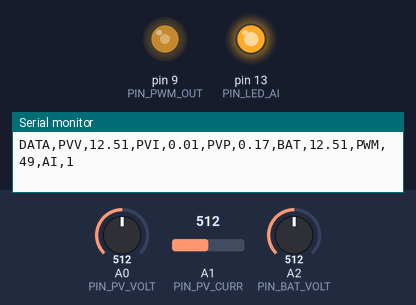
A sketch run on a simulated Arduino Uno, built with avr-gcc and run on an emulated ATmega328P. Shown: output pins drawn as LEDs (lit = HIGH), the last lines printed to the serial monitor. Inputs (shaded band) come from the test bench; at power-on: A0 (PIN_PV_VOLT) = 512, A1 (PIN_PV_CURR) = 512, A2 (PIN_BAT_VOLT) = 512.

Above: at 1.2 s.
1.3 s: A0 (PIN_PV_VOLT) set to 716
At 2.1 s:
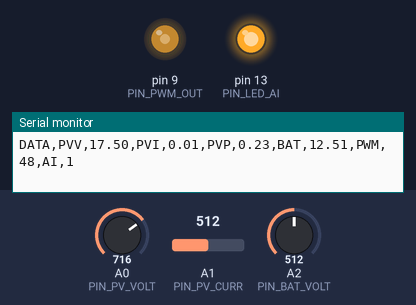
2.8 s: A0 (PIN_PV_VOLT) set to 900
At 31.1 s:
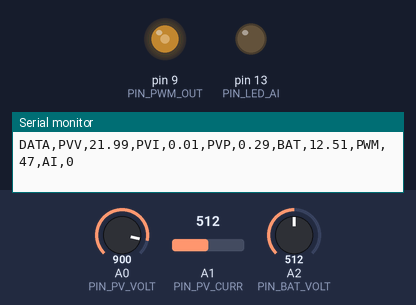
Timing chart, 0 to 31.5 s (numbered marks = the images above; inputs shaded):
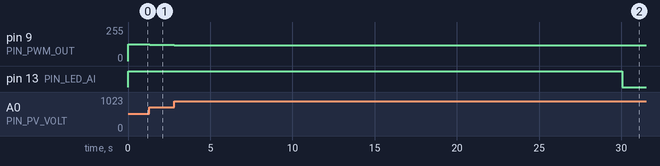

Measured:
- after the input at 1.3 s, pin 9 (PIN_PWM_OUT): 125/255 → 122/255 at once
- after the input at 2.8 s, pin 9 (PIN_PWM_OUT): 122/255 → 120/255 at once

The sketch:

code.ino
```cpp
#include <TimerOne.h>

// ==========================================
// PIN DEFINITIONS
// ==========================================
#define PIN_PV_VOLT    A0
#define PIN_PV_CURR    A1
#define PIN_BAT_VOLT   A2
#define PIN_PWM_OUT    9   // Timer1 PWM pin (50kHz capable)
#define PIN_LED_AI     13  // Onboard LED indicates AI active mode

// ==========================================
// CALIBRATION & CONSTANTS
// ==========================================
const float V_REF          = 5.0;
const float ADC_RES        = 1023.0;
const float VOLTAGE_DIVIDER = 5.0;  // Adjust based on physical resistor network ratio
const float CURRENT_SENS    = 0.185; // Sensitivity for ACS712-05B (185mV/A)

const uint16_t PWM_PERIOD_US = 20;   // 20us = 50 kHz switching frequency
const int PWM_MIN            = 10;   // 10% min duty cycle limit
const int PWM_MAX            = 90;   // 90% max duty cycle limit
const int PWM_STEP           = 1;    // Perturb step size

const uint32_t AI_TIMEOUT_MS = 30000; // 30s watchdog threshold

// ==========================================
// STATE VARIABLES
// ==========================================
float pv_voltage  = 0.0;
float pv_current  = 0.0;
float pv_power    = 0.0;
float prev_power  = 0.0;
float prev_volts  = 0.0;
float bat_voltage = 0.0;

int pwm_duty = 50;  // Start at 50% duty cycle

float ai_target_vmpp = 0.0;
uint32_t last_ai_message = 0;
bool ai_mode_active = false;

void readSensors();
void processSerialCommands();
void runMPPTControl();
void sendTelemetry();

void setup() {
  Serial.begin(9600); // Hardware UART link to ESP32
  pinMode(PIN_LED_AI, OUTPUT);
  digitalWrite(PIN_LED_AI, LOW);

  // Configure 50kHz PWM on Pin 9 using TimerOne
  Timer1.initialize(PWM_PERIOD_US);
  Timer1.pwm(PIN_PWM_OUT, map(pwm_duty, 0, 100, 0, 1023));
}

void loop() {
  readSensors();
  processSerialCommands();

  // Check AI Watchdog Status
  if (millis() - last_ai_message > AI_TIMEOUT_MS) {
    ai_mode_active = false;
    digitalWrite(PIN_LED_AI, LOW); // LED OFF = Standalone Fallback
  } else {
    ai_mode_active = true;
    digitalWrite(PIN_LED_AI, HIGH); // LED ON = AI Guided
  }

  runMPPTControl();
  sendTelemetry();
  delay(100); // 10Hz control loop
}

void readSensors() {
  // Read Analog Sensors
  float raw_pv_v = analogRead(PIN_PV_VOLT);
  float raw_pv_i = analogRead(PIN_PV_CURR);
  float raw_bat  = analogRead(PIN_BAT_VOLT);

  // Convert ADC values to real voltages/currents
  pv_voltage  = (raw_pv_v * V_REF / ADC_RES) * VOLTAGE_DIVIDER;
  bat_voltage = (raw_bat * V_REF / ADC_RES) * VOLTAGE_DIVIDER;

  // ACS712 Current sensor formula centered around VREF/2 (2.5V)
  float raw_curr_volts = (raw_pv_i * V_REF / ADC_RES);
  pv_current  = abs(raw_curr_volts - 2.5) / CURRENT_SENS;

  pv_power = pv_voltage * pv_current;
}

void processSerialCommands() {
  while (Serial.available() > 0) {
    String command = Serial.readStringUntil('\n');
    command.trim();

    if (command.startsWith("VMPP:")) {
      float val = command.substring(5).toFloat();
      if (val > 5.0 && val < 30.0) { // Basic safety bounds check
        ai_target_vmpp = val;
        last_ai_message = millis();
      }
    }
  }
}

void runMPPTControl() {
  if (ai_mode_active && ai_target_vmpp > 0.0) {
    // ----------------------------------------------------
    // AI-Guided Adaptive Tracking: Adjust PWM toward Target VMPP
    // ----------------------------------------------------
    if (pv_voltage < ai_target_vmpp - 0.2) {
      pwm_duty -= PWM_STEP; // Decrease duty cycle to raise panel voltage
    } else if (pv_voltage > ai_target_vmpp + 0.2) {
      pwm_duty += PWM_STEP; // Increase duty cycle to draw down panel voltage
    }
  } else {
    // ----------------------------------------------------
    // Fallback Mode: Classic Perturb & Observe (P&O)
    // ----------------------------------------------------
    float delta_p = pv_power - prev_power;
    float delta_v = pv_voltage - prev_volts;

    if (delta_p != 0.0) {
      if (delta_p > 0.0) {
        if (delta_v > 0.0) pwm_duty -= PWM_STEP;
        else pwm_duty += PWM_STEP;
      } else {
        if (delta_v > 0.0) pwm_duty += PWM_STEP;
        else pwm_duty -= PWM_STEP;
      }
    }
  }

  // Constrain duty cycle to safe operational limits
  pwm_duty = constrain(pwm_duty, PWM_MIN, PWM_MAX);

  // Update PWM Hardware
  Timer1.setPwmDuty(PIN_PWM_OUT, map(pwm_duty, 0, 100, 0, 1023));

  // Store values for next iteration
  prev_power = pv_power;
  prev_volts = pv_voltage;
}

void sendTelemetry() {
  static uint32_t last_tx = 0;
  if (millis() - last_tx >= 1000) { // Broadcast 1Hz telemetry
    last_tx = millis();
    Serial.print("DATA,PVV,");
    Serial.print(pv_voltage, 2);
    Serial.print(",PVI,");
    Serial.print(pv_current, 2);
    Serial.print(",PVP,");
    Serial.print(pv_power, 2);
    Serial.print(",BAT,");
    Serial.print(bat_voltage, 2);
    Serial.print(",PWM,");
    Serial.print(pwm_duty);
    Serial.print(",AI,");
    Serial.println(ai_mode_active ? 1 : 0);
  }
}
```
